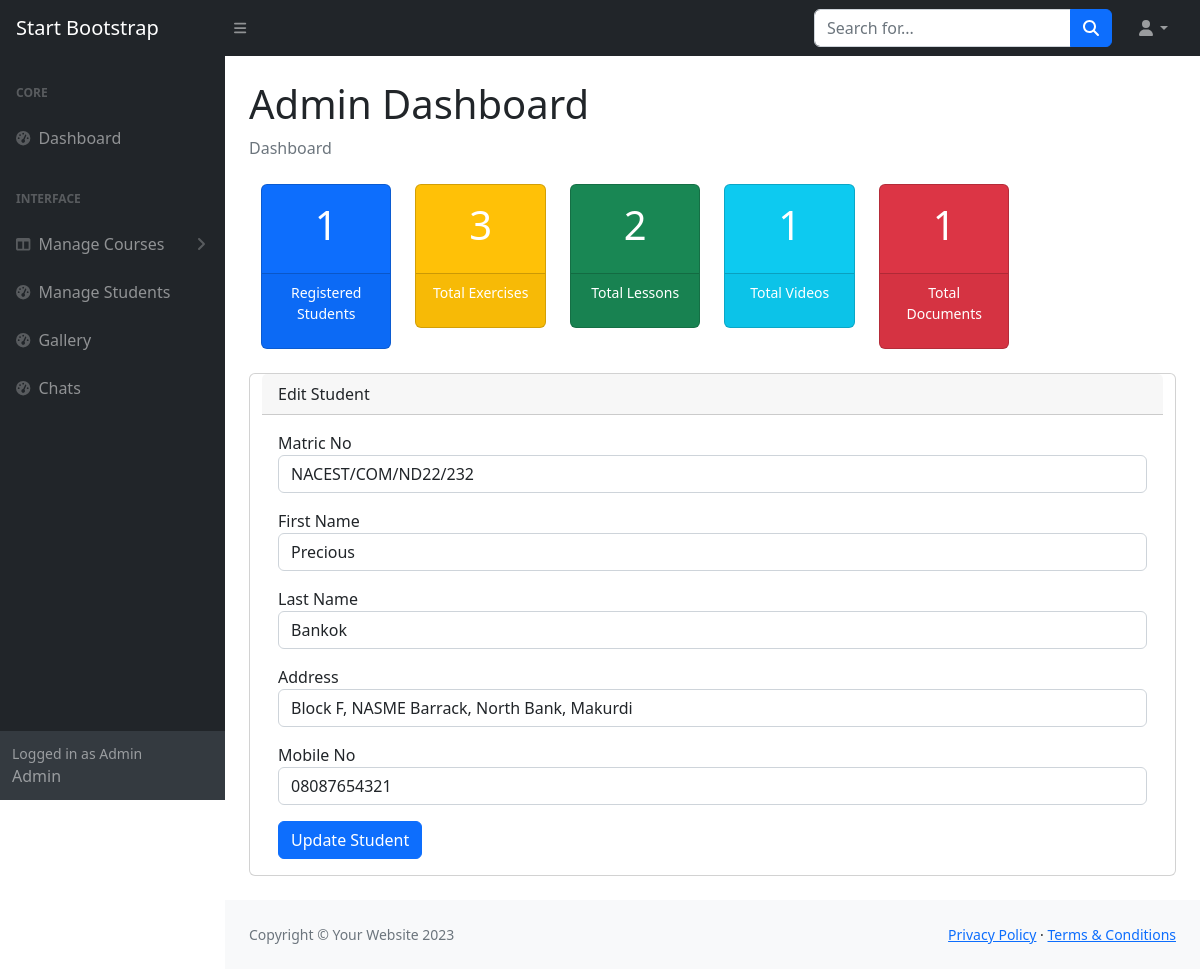
Page /admin/edit_student.php?id=1 on the committed database.
### tables this page shows
CREATE TABLE `tblstudent` (
  `StudentID` int(11) NOT NULL,
  `MatricNo` varchar(50) NOT NULL,
  `Fname` varchar(90) NOT NULL,
  `Lname` varchar(90) NOT NULL,
  `department` varchar(50) NOT NULL,
  `level` enum('nd1','nd2','hnd1','hnd2') NOT NULL,
  `photo` varchar(255) DEFAULT NULL,
  `Address` varchar(90) NOT NULL,
  `MobileNo` varchar(90) NOT NULL,
  `STUDUSERNAME` varchar(90) NOT NULL,
  `STUDPASS` varchar(90) NOT NULL
);

### admin/classes/Users.php (called while the page is built, shortened)
<?php
class Users
{
    private $conn;
    public function __construct()
    {
        include '../config/dbcon.php';
        $this->conn = $conn;
    }
    public function fetchAllStudents()
    {
        $stmt = $this->conn->prepare("SELECT StudentID, MatricNo, Fname, Lname, Address, MobileNo FROM tblstudent");
        if ($stmt->execute()) {
            $result = $stmt->get_result();
            return $result->fetch_all(MYSQLI_ASSOC);
        } else {
            throw new Exception("Error fetching students: " . $stmt->error);
        }
    }
}

### admin/edit_student.php (the view, shortened to what this page needs)
<?php
include_once './admin_includes/header.php';
include_once './admin_includes/aside.php';
include_once './admin_includes/action_buttons.php';
include_once './classes/Users.php';
$user = new Users();
if (isset($_GET['id'])) {
    $studentID = $_GET['id'];
    $students = $user->fetchAllStudents();
    $student = array_filter($students, fn($s) => $s['StudentID'] == $studentID);
    $student = reset($student);
}
?>
<div class="card mb-4">
    <div class="card-header">Edit Student</div>
    <div class="card-body">
        <form method="POST" action="">
            <div class="mb-3">
                <label>Matric No</label>
                <input type="text" name="MatricNo" class="form-control" value="<?php echo htmlspecialchars($student['MatricNo']); ?>" required>
            </div>
            <div class="mb-3">
                <label>First Name</label>
                <input type="text" name="Fname" class="form-control" value="<?php echo htmlspecialchars($student['Fname']); ?>" required>
            </div>
            <div class="mb-3">
                <label>Last Name</label>
                <input type="text" name="Lname" class="form-control" value="<?php echo htmlspecialchars($student['Lname']); ?>" required>
            </div>
            <div class="mb-3">
                <label>Address</label>
                <input type="text" name="Address" class="form-control" value="<?php echo htmlspecialchars($student['Address']); ?>" required>
            </div>
            <div class="mb-3">
                <label>Mobile No</label>
                <input type="text" name="MobileNo" class="form-control" value="<?php echo htmlspecialchars($student['MobileNo']); ?>" required>
            </div>
            <button type="submit" class="btn btn-primary">Update Student</button>
        </form>
    </div>
</div>
<?php include './admin_includes/footer.php'; ?>

### rows in the picture
tblstudent: MatricNo "NACEST/COM/ND22/232", Fname "Precious", Lname "Bankok", Address "Block F, NASME Barrack, North Bank, Makurdi", MobileNo "08087654321"

### other values in the picture
$studentCount "1"
$exerciseCount "3"
$lessonCount "2"
$videoCount "1"
$documentCount "1"
